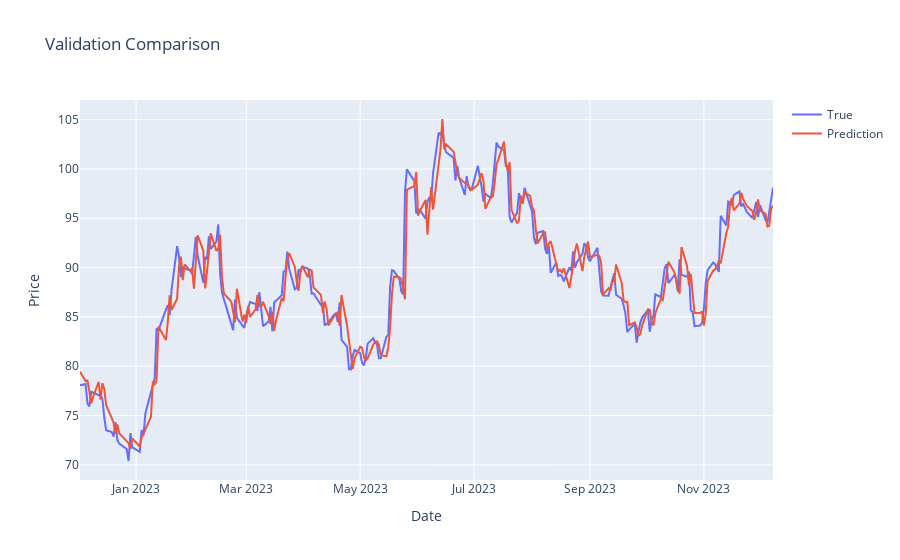

The notebook cell saved with this chart:
### Code cell
# Plot the performace of Validation
x_val =  list(range(len(y_val_true)))
fig_val = go.Figure()
fig_val.add_trace(go.Scatter(x=val_dates, y=y_val_true, mode="lines", name="True"))
fig_val.add_trace(go.Scatter(x=val_dates, y=y_val_pred, mode="lines", name="Prediction"))
fig_val.update_layout(title_text='Validation Comparison', xaxis_title='Date', yaxis_title='Price')
fig_val.show()

### Figure 1 — Plotly figure (JSON) as saved in the notebook; plotly's stock layout.template omitted (floating-point values rounded to 4 significant figures; data arrays with more than 128 entries replaced by an {"elided": "..."} marker saying what was removed)
{"data": [{"mode": "lines", "name": "True", "type": "scatter", "x": {"elided": "256 str values"}, "y": {"elided": "256 float values"}}, {"mode": "lines", "name": "Prediction", "type": "scatter", "x": {"elided": "256 str values"}, "y": {"elided": "256 float values"}}], "layout": {"title": {"text": "Validation Comparison"}, "xaxis": {"title": {"text": "Date"}}, "yaxis": {"title": {"text": "Price"}}}}
